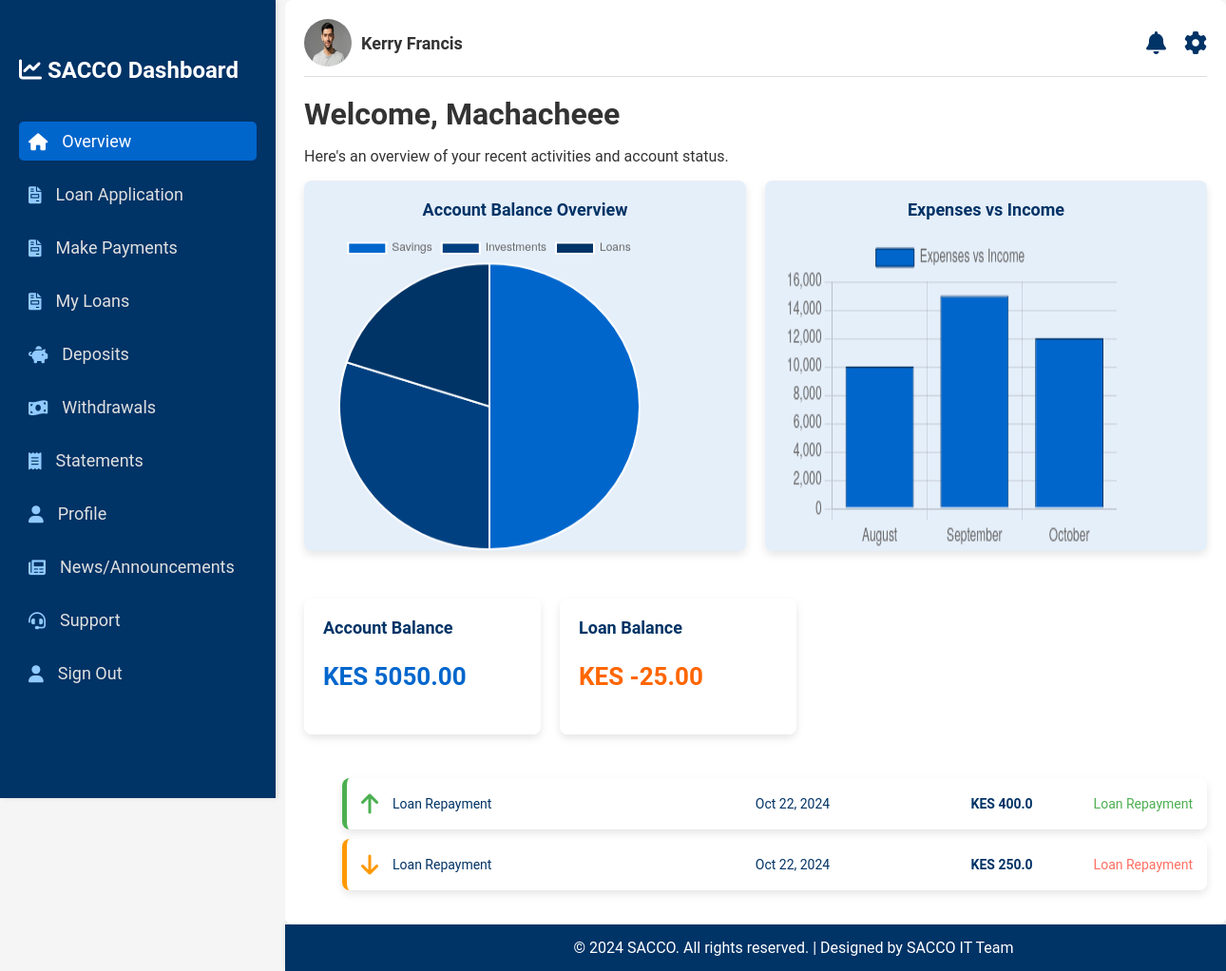
The app's page /overview (signed in), older data.
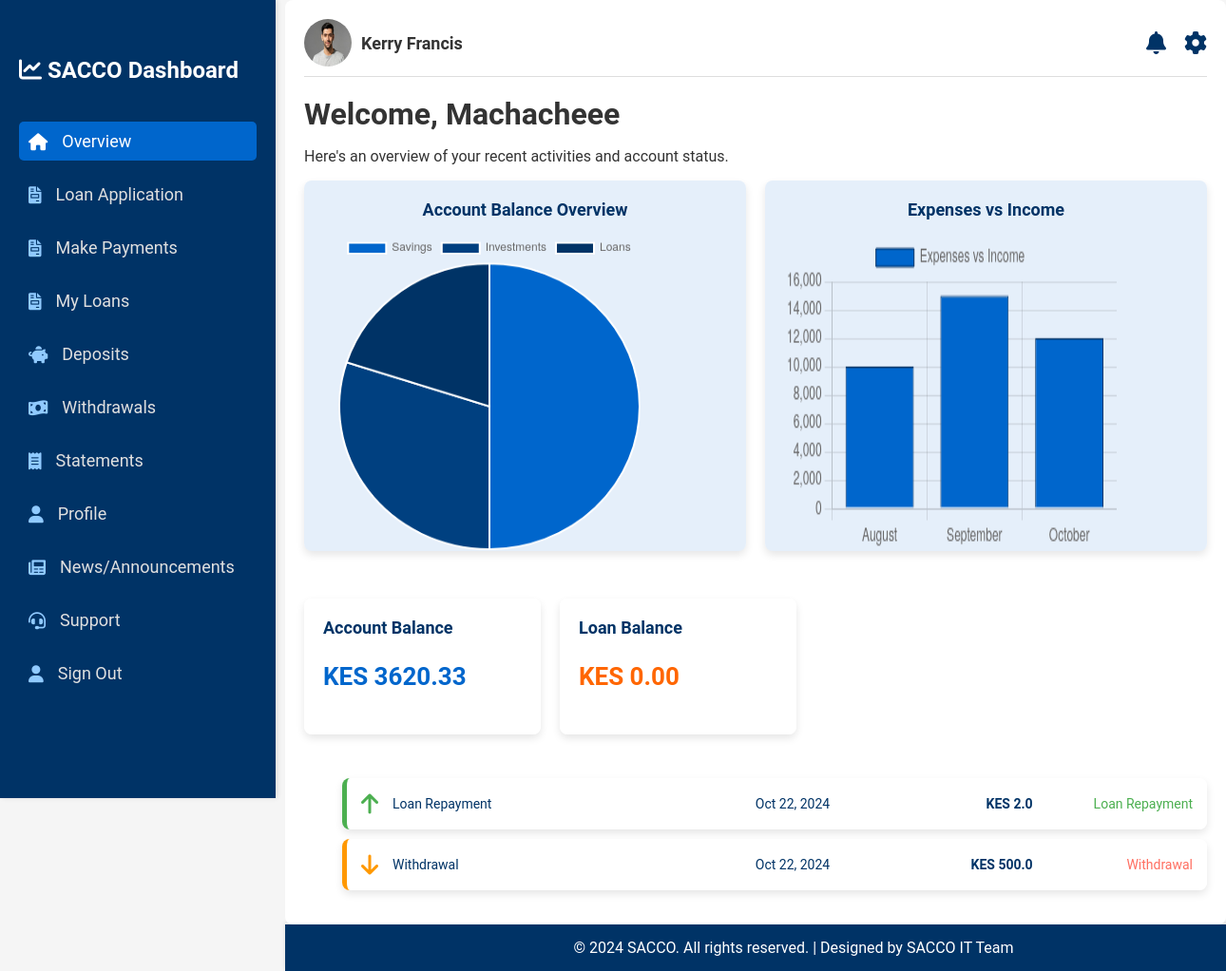
The same page, newer data.
### main_app/models.py (models this page shows, shortened)
class Account(db.Model):
    id = db.Column(db.Integer, primary_key=True)
    user_id = db.Column(db.Integer, db.ForeignKey('user.user_id'), nullable=True)  # Nullable for bank account
    user = db.relationship('User', back_populates='account')
    created_at = db.Column(db.DateTime, default=datetime.now())
    balance = db.Column(db.Float, default=0.0)  # Holds the account balance
    account_type = db.Column(db.String(50), default='User')  # Could be 'User' or 'Bank'

class Loan(db.Model):
    id = db.Column(db.Integer, primary_key=True)
    user_id = db.Column(db.String(10), db.ForeignKey('user.user_id'), nullable=False)
    loan_amount = db.Column(db.Float, nullable=False)
    status = db.Column(db.String(20), nullable=False, default='Pending')
    rejection_reason = db.Column(db.String(120), nullable=True)
    loan_term = db.Column(db.Integer, nullable=False)
    interest_rate = db.Column(db.Float, nullable=False)  # Annual interest rate
    total_amount_due = db.Column(db.Float, nullable=False, default=0.0)  # Amount after interest
    monthly_payment = db.Column(db.Float, nullable=False, default=0.0)  # Payment With interest
    purpose = db.Column(db.String(120), nullable=False)
    start_date = db.Column(db.DateTime, nullable=False, default=datetime.now())
    next_due_date = db.Column(db.DateTime, nullable=False)
    amount_paid = db.Column(db.Float, default=0)
    penalty = db.Column(db.Float, nullable=False, default=0.0)  # Add a penalty field
    loan_user = db.relationship('User', back_populates='personal_loan', lazy=True, uselist=False)
    disbursement = db.relationship('Disbursement', back_populates='loan', lazy=True, uselist=False)
    repayment = db.relationship('Repayment', back_populates='loan', lazy=True, uselist=False)

class Transaction(db.Model):
    id = db.Column(db.Integer, primary_key=True)
    user_id = db.Column(db.Integer, db.ForeignKey('user.user_id'), nullable=False)
    user = db.relationship('User', back_populates='transactions', uselist=False)
    transaction_type = db.Column(db.String(50))  # 'deposit', 'repayment', 'withdraw', 'disbursement'
    amount = db.Column(db.Float, nullable=False)
    method = db.Column(db.String(50), nullable=False)
    account_type = db.Column(db.String(50), nullable=False)
    transaction_date = db.Column(db.DateTime, default=datetime.now())
    reference_no = db.Column(db.String(50), nullable=False)
    balance = db.Column(db.Float, nullable=False)

### main_app/routes.py (the view)
@app.route("/overview")
@login_required
def home():
    user_balance = Account.query.filter_by(user_id=current_user.user_id).first()
    loan_balance = Loan.query.filter_by(user_id=current_user.user_id).order_by(desc(Loan.start_date)).first()
    recent_transactions = Transaction.query.filter_by(user_id=current_user.user_id) \
        .order_by(desc(Transaction.transaction_date)).limit(2).all()
    if recent_transactions:
        first_transaction = recent_transactions[0]  # Most recent transaction
        second_transaction = recent_transactions[1] if len(recent_transactions) > 1 else None
    return render_template("user/overview.html", title="Overview | SACCO Dashboard",
                           user_balance=user_balance, loan_balance=loan_balance, first_transaction=first_transaction,
                           second_transaction=second_transaction)

### main_app/models.py (called while the page is built)
@login_manager.user_loader
def load_user(user_id):
    user_id = str(user_id)
    if user_id.startswith('user_'):
        return User.query.get(user_id)
    elif user_id.startswith('admin_'):
        return Admin.query.get(user_id)
    return None  # Return None if no user/admin is found

### main_app/templates/user/overview.html (shortened to what the changed rows need)
<!DOCTYPE html>
<html lang="en">
<head>
    <link rel="stylesheet" href="{{ url_for('static', filename='/css/styles.css') }}">
    <link rel="stylesheet" href="https://cdnjs.cloudflare.com/ajax/libs/font-awesome/6.0.0-beta3/css/all.min.css">
</head>
<body>
    <div class="dashboard">
        <div class="sidebar">
            <h2><i class="fas fa-chart-line"></i> SACCO Dashboard</h2>
        </div>
        <div class="main-content">
            <div class="welcome">
                <h1>Welcome, {{ current_user.username }}</h1>
            </div>
            <div class="charts">
                <div class="chart-container">
                    <h2>Account Balance Overview</h2>
                </div>
                <div class="chart-container">
                    <h2>Expenses vs Income</h2>
                </div>
            </div>
            <div class="card-container">
                <div class="card">
                    <h3>Account Balance</h3>
                    {% if user_balance %}
                        <p class="balance acc-balance">KES {{ '{:.2f}'.format(user_balance.balance) }}</p>
                    {% else %}
                        <p class="balance acc-balance">KES 0</p>
                    {% endif %}
                </div>
                <div class="card">
                    <h3>Loan Balance</h3>
                    {% if loan_balance %}
                        <p class="balance loan-balance">KES {{ '{:.2f}'.format(loan_balance.total_amount_due - loan_balance.amount_paid) }}</p>
                    {% else %}
                        <p class="balance loan-balance">KES 0</p>
                    {% endif %}
                </div>
            </div>
            <div class="recent-transactions">
                <ul class="transactions-list">
                    <li class="transaction-card deposit"
                        onclick="showPopup('Deposit', 'Aug 20, 2024', 'KES 5,000.00', 'Deposit made to savings account.')">
                        <div class="transaction-info">
                            <div class="transaction-name">{{ first_transaction.transaction_type }}</div>
                            <div class="transaction-date">{{ first_transaction.transaction_date.strftime('%b %d, %Y') }}</div>
                            <div class="transaction-amount">KES {{ first_transaction.amount }}</div>
                            <div class="transaction-type">{{ first_transaction.transaction_type }}</div>
                        </div>
                    </li>
                    {% if second_transaction %}
                        <li class="transaction-card withdrawal"
                            onclick="showPopup('Loan Payment', 'Aug 15, 2024', 'KES 10,000.00', 'Loan payment made.')">
                            <i class="fas fa-arrow-down"></i>
                            <div class="transaction-info">
                                <div class="transaction-name">{{ second_transaction.transaction_type }}</div>
                                <div class="transaction-date">{{ second_transaction.transaction_date.strftime('%b %d, %Y') }}</div>
                                <div class="transaction-amount">KES {{ second_transaction.amount }}</div>
                                <div class="transaction-type">{{ second_transaction.transaction_type }}</div>
                            </div>
                        </li>
                    {% endif %}
                </ul>
            </div>
        </div>
    </div>
</body>
</html>

Row changes from the older to the newer data that the page shows:
no longer on this page (row unchanged): Loan: loan_balance.total_amount_due-loan_balance.amount_paid "-25.00"
no longer on this page (row unchanged): Transaction: transaction_type "Loan Repayment", transaction_date "Oct 22, 2024", amount "400.0"
no longer on this page (row unchanged): Transaction: transaction_type "Loan Repayment", transaction_date "Oct 22, 2024", amount "250.0"
changed Account: balance "5050.00" → "3620.33"
added Loan: loan_balance.total_amount_due-loan_balance.amount_paid "0.00"
added Transaction: transaction_type "Loan Repayment", transaction_date "Oct 22, 2024", amount "2.0"
added Transaction: transaction_type "Withdrawal", transaction_date "Oct 22, 2024", amount "500.0"
